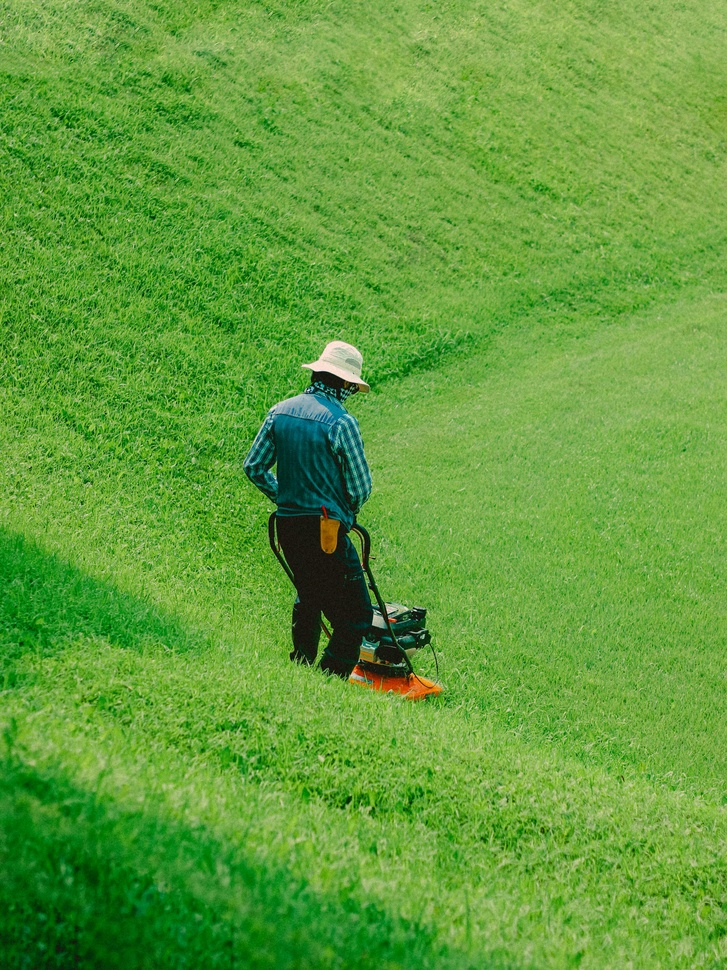
#> input picture Lecture 2/mower.jpg, 727 x 970 px, shrunk from 3522 x 4696 before the run, given in place of the camera
$ python burgular_presence.py
#> lines starting #> are read from the running program, lines starting #| are printed output that depends on the picture; after the words box and inside, x2 and y2 are one past the last pixel; in counts of white or black regions, pixels touching at a corner belong together
import cv2

cap = cv2.VideoCapture(0)   #0 is the default for webcam, replace the 0 with 'videoname.mp4' for video file input

frames = []
gap = 5
count = 0

while True:
    ret, frame = cap.read()
#> frame is the input picture: shape (970, 727, 3); mean B, G, R 59.1, 157.7, 98.2

    if not ret:
        break

    gray = cv2.cvtColor(frame, cv2.COLOR_BGR2GRAY)
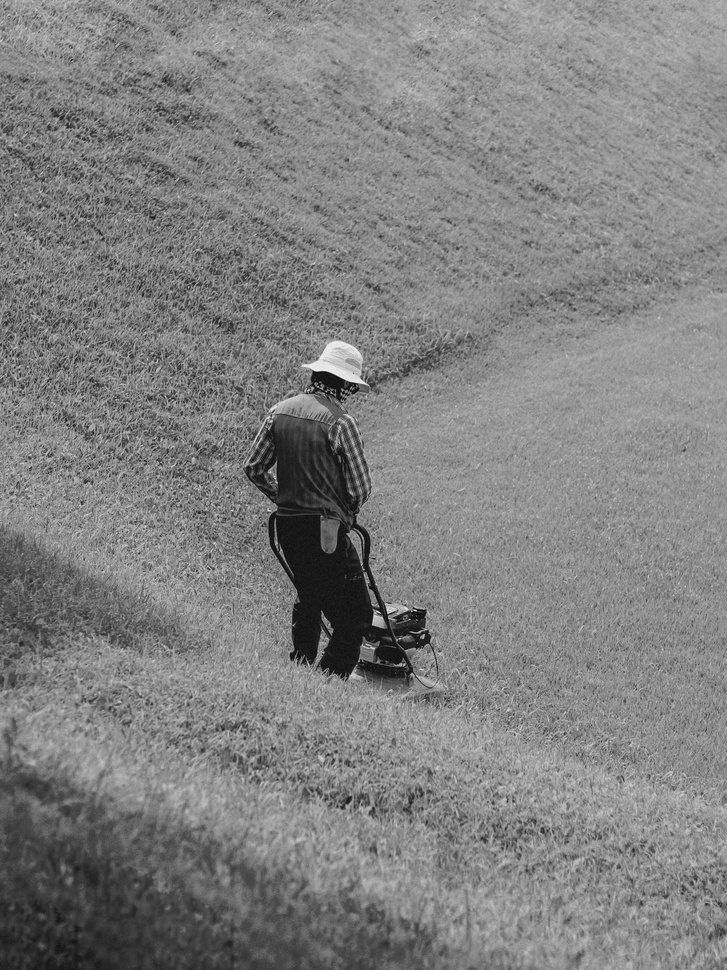
#> gray: shape (970, 727); min 5, max 246, mean 128.6
    frames.append(gray)

    if len(frames) > gap + 1:
        frames.pop(0)   #removes the lowest frame value to maintain the same game size if it exceeds gap+1

    cv2.putText(frame, f'Frames captured: {len(frames)}', (10, 30), cv2.FONT_HERSHEY_SIMPLEX, 1, (0, 255, 0), 2)
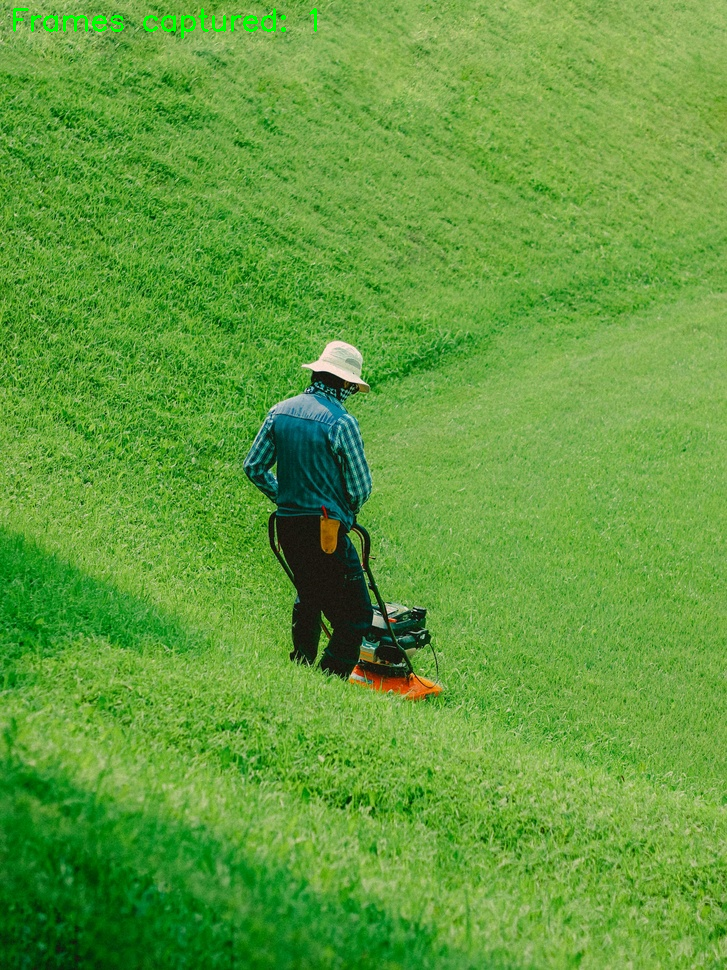
#> frame: shape (970, 727, 3); 0.27% of pixels changed, all inside (x1, y1, x2, y2) = (13, 8, 317, 39)

    if len(frames) >  gap:
        diff = cv2.absdiff(frames[0],frames[-1])
        _, thresh = cv2.threshold(diff, 30, 255, cv2.THRESH_BINARY) #picking readings based of certain brigtness values, greater than 30, lower than 255 is the range we aiming for.

        contours, = cv2.findContours(thresh, cv2.RETR_EXTERNAL, cv2.CHAIN_APPROX_SIMPLE)

        for c in contours:      #creates bounding boxes around the contours(areas of pixels that have changed)
            if cv2.contourArea(c) < 1000:  #start playing around with this value to adjust sensitivity to detect only certain size objects (smaller the value the more sensitive)
                continue
            (x, y, w, h) = cv2.boundingRect(c)
            cv2.rectangle(frame, (x, y), (x + w, y + h), (0, 255, 0), 2)

        motion = any(cv2.contourArea(c) > 1000 for c in contours)   #change sensitivity here as well

        if motion:
            cv2.putText(frame, 'Motion Detected', (10, 60), cv2.FONT_HERSHEY_SIMPLEX, 1, (0, 0, 255), 2)
        cv2.imwrite(f'motion_frame_{count}.jpg', frame)  #saves frames with motion detected
        print(f"Saved motion_frame_{count}.jpg")

        cv2.imshow('Motion Detection', frame)
        count += 1

        if cv2.waitKey(1) & 0xFF == 27:
            break

        cap.release()
cv2.destroyAllWindows()
